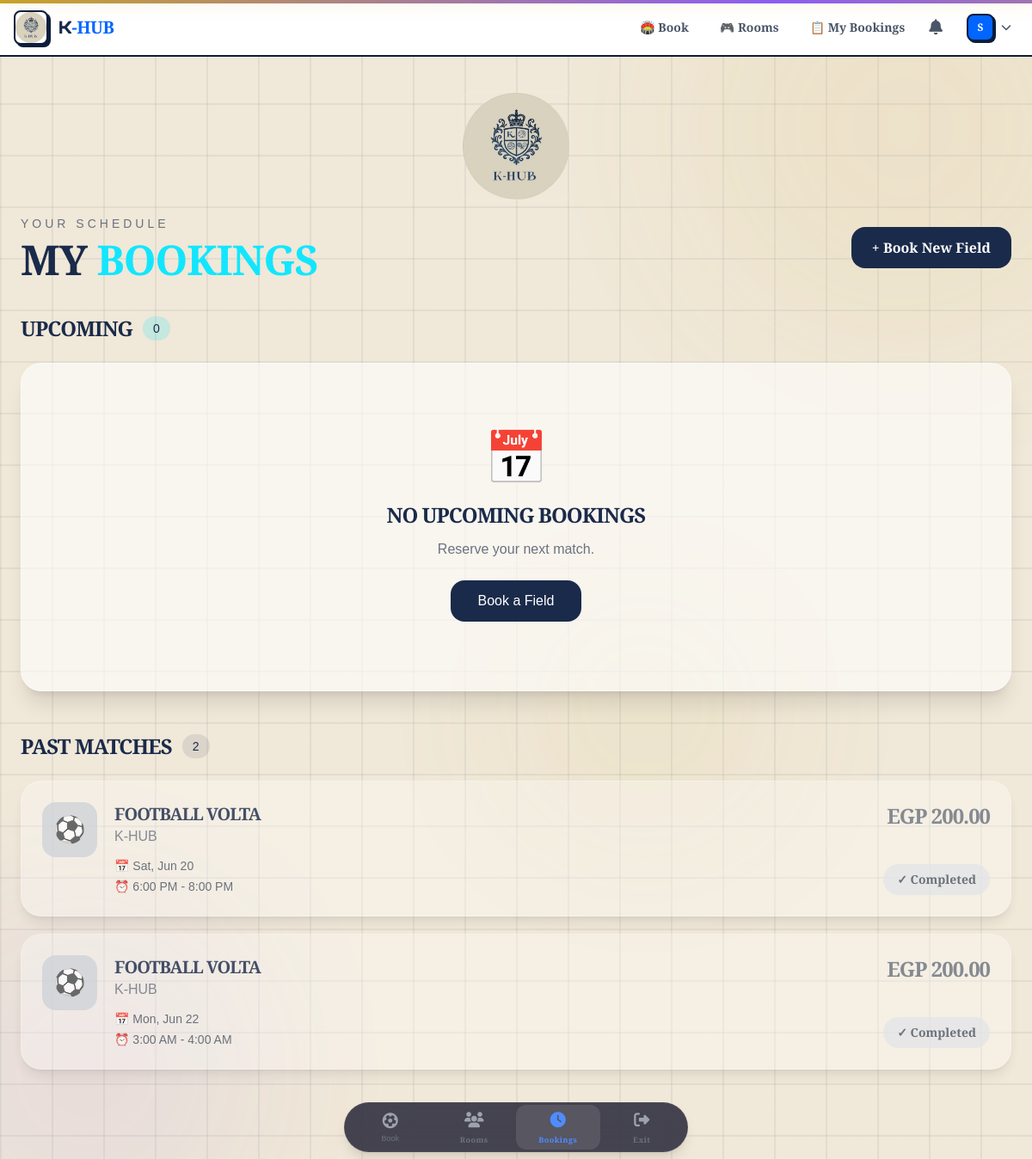
The page /booking/history/ (signed in) on the database as committed earlier.
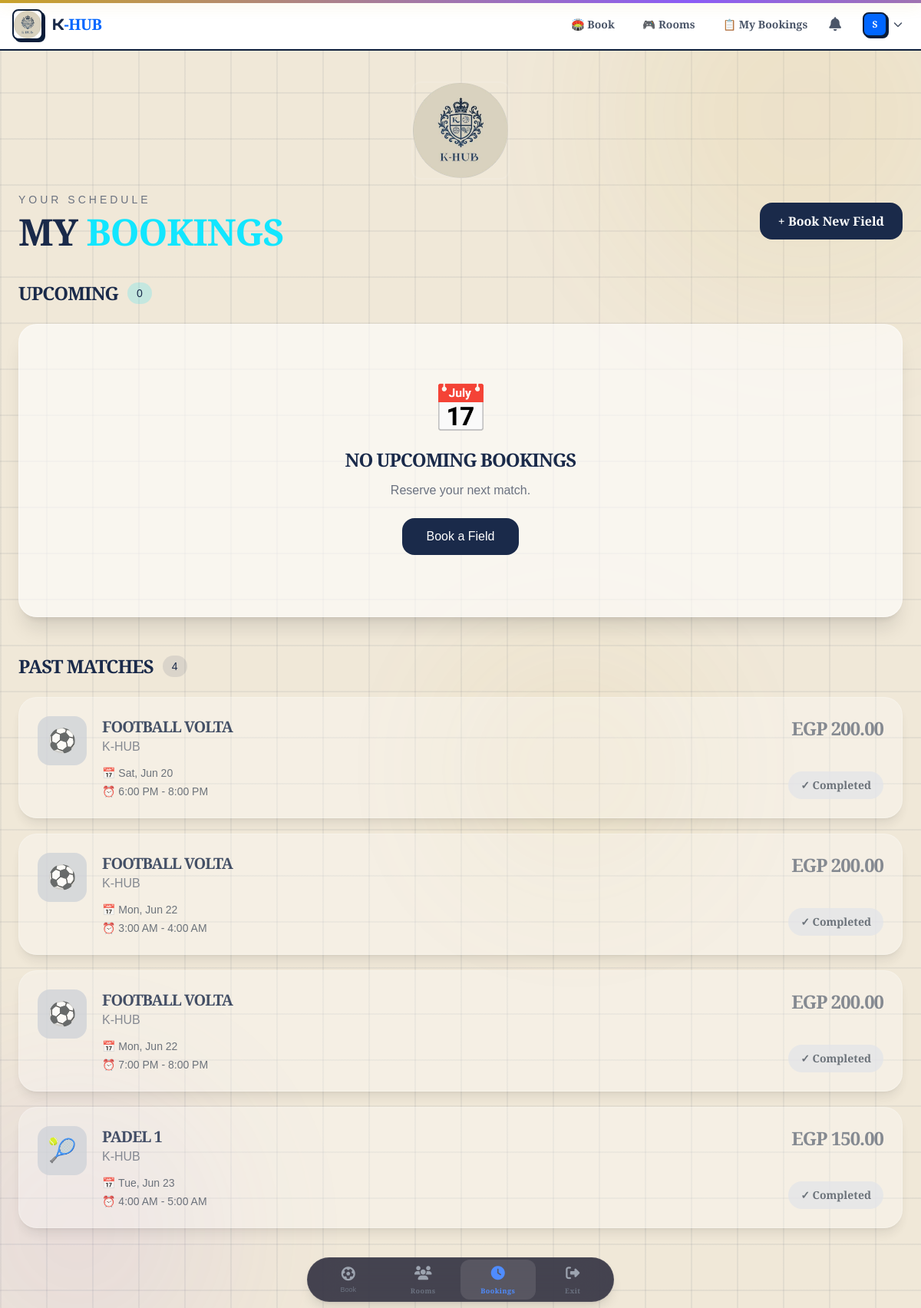
The same page on the database as committed later.
### venues/models.py (models this page shows, shortened)
class Booking(models.Model):
    STATUS_CHOICES = [
        ('PENDING', 'Pending'),
        ('CONFIRMED', 'Confirmed'),
        ('REJECTED', 'Rejected'),
        ('CANCELLED', 'Cancelled'),
    ]
    field = models.ForeignKey(Field, on_delete=models.CASCADE, related_name='bookings')
    player = models.ForeignKey(settings.AUTH_USER_MODEL, on_delete=models.CASCADE, related_name='bookings')
    slot = models.ForeignKey(VenueSlot, on_delete=models.CASCADE, related_name='bookings')
    booking_date = models.DateField()
    start_time = models.TimeField()
    end_time = models.TimeField()
    status = models.CharField(max_length=20, choices=STATUS_CHOICES, default='CONFIRMED')
    payment_screenshot = models.ImageField(upload_to='payments/', null=True, blank=True)
    payment_status = models.CharField(max_length=20, default='PENDING')
    notes = models.TextField(blank=True, null=True)
    created_at = models.DateTimeField(auto_now_add=True)
    class Meta:
        indexes = [
            models.Index(fields=['booking_date', 'status']),
            models.Index(fields=['player', '-created_at']),
        ]
        ordering = ['-created_at']

class Field(models.Model):
    venue = models.ForeignKey(Venue, on_delete=models.CASCADE, related_name='fields')
    name = models.CharField(max_length=200)
    sport_type = models.CharField(max_length=20, choices=Venue.SPORT_CHOICES)
    description = models.TextField(blank=True)
    price_per_hour = models.DecimalField(max_digits=10, decimal_places=2, validators=[MinValueValidator(0)])
    is_active = models.BooleanField(default=True)
    image = models.ImageField(upload_to='field_images/', null=True, blank=True)
    created_at = models.DateTimeField(auto_now_add=True)
    class Meta:
        indexes = [
            models.Index(fields=['venue', 'is_active']),
            models.Index(fields=['sport_type']),
        ]

class Venue(models.Model):
    SPORT_CHOICES = [
        ('FOOTBALL', 'Football'),
        ('CRICKET', 'Cricket'),
        ('BASKETBALL', 'Basketball'),
        ('TENNIS', 'Tennis'),
        ('PADEL', 'Padel'),
        ('BADMINTON', 'Badminton'),
        ('VOLLEYBALL', 'Volleyball'),
        ('MULTI', 'Multi-Sport'),
    ]
    owner = models.ForeignKey(settings.AUTH_USER_MODEL, on_delete=models.CASCADE, related_name='venues')
    name = models.CharField(max_length=200)
    address = models.TextField()
    city = models.CharField(max_length=100)
    sport_type = models.CharField(max_length=20, choices=SPORT_CHOICES)
    description = models.TextField(blank=True)
    logo = models.ImageField(upload_to='venue_logos/', null=True, blank=True)
    brand_color = models.CharField(max_length=7, default='#0066FF')
    brand_name = models.CharField(max_length=200, blank=True)
    created_at = models.DateTimeField(auto_now_add=True)

### booking/views.py (the view)
# urls.py: path('history/', views.booking_history, name='history'),
@player_required
def booking_history(request):
    today = date.today()
    now = datetime.now().time()
    all_bookings = Booking.objects.select_related(
        'field', 'field__venue', 'player'
    ).filter(
        player=request.user
    ).exclude(
        status='CANCELLED'
    ).order_by('booking_date', 'start_time')
    upcoming_bookings = []
    past_bookings = []
    for booking in all_bookings:
        if booking.booking_date > today:
            upcoming_bookings.append(booking)
        elif booking.booking_date == today:
            booking_time = datetime.strptime(str(booking.start_time), '%H:%M:%S').time()
            if booking_time >= now:
                upcoming_bookings.append(booking)
            else:
                past_bookings.append(booking)
        else:
            past_bookings.append(booking)
    return render(request, 'booking/booking_history.html', {
        'upcoming_bookings': upcoming_bookings,
        'past_bookings': past_bookings,
    })

### accounts/models.py (called while the page is built)
    @property
    def is_player(self):
        return self.role == 'PLAYER'

### notifications/context_processors.py (called while the page is built)
def unread_count(request):
    if request.user.is_authenticated:
        count = Notification.objects.filter(user=request.user, is_read=False).count()
        return {'unread_notifications_count': count}
    return {'unread_notifications_count': 0}

### booking/templates/booking/booking_history.html (shortened to what the changed rows need)
{% extends 'base.html' %}
{% load static %}
{% block content %}
<div class="max-w-6xl mx-auto animate-fade-up">
    <div class="flex flex-col md:flex-row md:items-center md:justify-between mb-10">
        <div>
            <h1 class="text-5xl font-black text-[#1A2A4A]">
                MY <span class="text-[#12E6FF]">BOOKINGS</span>
            </h1>
        </div>
    </div>
    <div class="mb-12">
        <div class="flex items-center gap-3 mb-6">
            <h2 class="text-2xl font-bold text-[#1A2A4A]">Upcoming</h2>
        </div>
        {% if upcoming_bookings %}
            <div class="space-y-5">
                {% for booking in upcoming_bookings %}
                    <div class="rounded-3xl bg-white/60 backdrop-blur-xl border border-white/40 shadow-xl p-6">
                        <div class="flex flex-col lg:flex-row lg:justify-between gap-6">
                            <div class="flex gap-5">
                                <div class="w-16 h-16 rounded-2xl bg-[#1A2A4A] text-white flex items-center justify-center text-3xl">
                                    {% if booking.field.sport_type == 'FOOTBALL' %}⚽
                                    {% elif booking.field.sport_type == 'PADEL' %}🎾
                                    {% elif booking.field.sport_type == 'TENNIS' %}🎾
                                    {% elif booking.field.sport_type == 'BASKETBALL' %}🏀
                                    {% else %}🏟️{% endif %}
                                </div>
                                <div>
                                    <h3 class="text-xl font-bold text-[#1A2A4A]">{{ booking.field.name }}</h3>
                                    <p class="text-gray-500">{{ booking.field.venue.name }}</p>
                                    <div class="mt-3 space-y-1 text-gray-600 text-sm">
                                        <p>📅 {{ booking.booking_date|date:"D, M j" }}</p>
                                        <p>⏰ {{ booking.start_time|time:"g:i A" }} - {{ booking.end_time|time:"g:i A" }}</p>
                                    </div>
                                </div>
                            </div>
                            <div class="flex flex-col items-start lg:items-end justify-between">
                                <div class="flex flex-wrap items-center gap-3">
                                    <h3 class="text-3xl font-black text-[#1A2A4A]">${{ booking.field.price_per_hour }}</h3>
                                    {% if booking.status == "PENDING" %}
                                        <span class="bg-yellow-100 text-yellow-700 px-4 py-2 rounded-full text-sm font-semibold">⏳ Pending</span>
                                    {% elif booking.status == "CONFIRMED" %}
                                        <span class="bg-green-100 text-green-700 px-4 py-2 rounded-full text-sm font-semibold">✅ Confirmed</span>
                                    {% else %}
                                        <span class="bg-red-100 text-red-600 px-4 py-2 rounded-full text-sm font-semibold">❌ Cancelled</span>
                                    {% endif %}
                                </div>
                                {% if booking.status == "PENDING" or booking.status == "CONFIRMED" %}
                                    <button onclick="openModal('cancelModal{{ booking.id }}')" class="mt-3 text-red-500 hover:text-red-700 font-semibold text-sm border border-red-200 hover:border-red-400 px-4 py-2 rounded-full transition">
                                        Cancel Booking
                                    </button>
                                {% endif %}
                            </div>
                        </div>
                    </div>
                    <div id="cancelModal{{ booking.id }}" class="fixed inset-0 hidden items-center justify-center z-50">
                        <div class="absolute inset-0 bg-black/50 backdrop-blur-sm" onclick="closeModal('cancelModal{{ booking.id }}')"></div>
                        <div class="relative w-full max-w-md mx-4 rounded-3xl bg-white shadow-2xl p-8">
                            <div class="text-center">
                                <div class="w-20 h-20 mx-auto rounded-full bg-red-100 flex items-center justify-center text-4xl mb-5">⚠️</div>
                                <h2 class="text-2xl font-bold text-[#1A2A4A]">Cancel Booking?</h2>
                                <p class="text-gray-500 mt-3">{{ booking.field.name }}</p>
                                <p class="text-gray-500">{{ booking.booking_date|date:"D, M j" }}</p>
                                <div class="flex gap-3 mt-8">
                                    <button onclick="closeModal('cancelModal{{ booking.id }}')" class="flex-1 border border-gray-300 rounded-2xl py-3 hover:bg-gray-100">
                                        Keep
                                    </button>
                                    <a href="{% url 'booking:cancel_booking' booking.id %}" class="flex-1 bg-red-500 hover:bg-red-600 text-white rounded-2xl py-3 text-center">
                                        Cancel
                                    </a>
                                </div>
                            </div>
                        </div>
                    </div>
                {% endfor %}
            </div>
        {% else %}
            <div class="rounded-3xl bg-white/60 backdrop-blur-xl border border-white/40 shadow-xl p-20 text-center">
                <h2 class="text-2xl font-bold text-[#1A2A4A]">No Upcoming Bookings</h2>
            </div>
        {% endif %}
    </div>
    <div>
        <div class="flex items-center gap-3 mb-6">
            <h2 class="text-2xl font-bold text-[#1A2A4A]">Past Matches</h2>
            <span class="bg-[#1A2A4A]/10 text-[#1A2A4A] rounded-full px-3 py-1 text-sm">{{ past_bookings|length }}</span>
        </div>
        {% if past_bookings %}
            <div class="space-y-5">
                {% for booking in past_bookings %}
                    <div class="rounded-3xl bg-white/40 backdrop-blur-lg border border-white/30 shadow-lg opacity-80 p-6">
                        <div class="flex flex-col lg:flex-row lg:justify-between gap-6">
                            <div class="flex gap-5">
                                <div class="w-16 h-16 rounded-2xl bg-gray-300 flex items-center justify-center text-3xl">
                                    {% if booking.field.sport_type == 'FOOTBALL' %}⚽
                                    {% elif booking.field.sport_type == 'PADEL' %}🎾
                                    {% elif booking.field.sport_type == 'TENNIS' %}🎾
                                    {% elif booking.field.sport_type == 'BASKETBALL' %}🏀
                                    {% else %}🏟️{% endif %}
                                </div>
                                <div>
                                    <h3 class="text-xl font-bold text-[#1A2A4A]">{{ booking.field.name }}</h3>
                                    <p class="text-gray-500">{{ booking.field.venue.name }}</p>
                                    <div class="mt-3 space-y-1 text-gray-600 text-sm">
                                        <p>📅 {{ booking.booking_date|date:"D, M j" }}</p>
                                        <p>⏰ {{ booking.start_time|time:"g:i A" }} - {{ booking.end_time|time:"g:i A" }}</p>
                                    </div>
                                </div>
                            </div>
                            <div class="flex flex-col items-start lg:items-end justify-between">
                                <h3 class="text-2xl font-black text-gray-500">EGP {{ booking.field.price_per_hour }}</h3>
                                <span class="bg-gray-200 text-gray-600 rounded-full px-4 py-2 text-sm font-semibold">✓ Completed</span>
                            </div>
                        </div>
                    </div>
                {% endfor %}
            </div>
        {% else %}
            <div class="rounded-3xl bg-white/60 backdrop-blur-xl border border-white/40 shadow-xl p-20 text-center">
                <div class="text-6xl mb-5">🏆</div>
                <h2 class="text-2xl font-bold text-[#1A2A4A]">No Match History</h2>
                <p class="text-gray-500 mt-3">Your completed matches will appear here.</p>
            </div>
        {% endif %}
    </div>
</div>
{% endblock %}

Rows that differ between the two databases and show on the page:
added Booking: field.name "FOOTBALL VOLTA", field.venue.name "K-HUB", booking_date "Mon, Jun 22", start_time "7:00 PM", end_time "8:00 PM", field.price_per_hour "200.00"
added Booking: field.name "PADEL 1", field.venue.name "K-HUB", booking_date "Tue, Jun 23", start_time "4:00 AM", end_time "5:00 AM", field.price_per_hour "150.00"
Other text that changed with them:
{{ past_bookings|length }}: "2" → "4"
